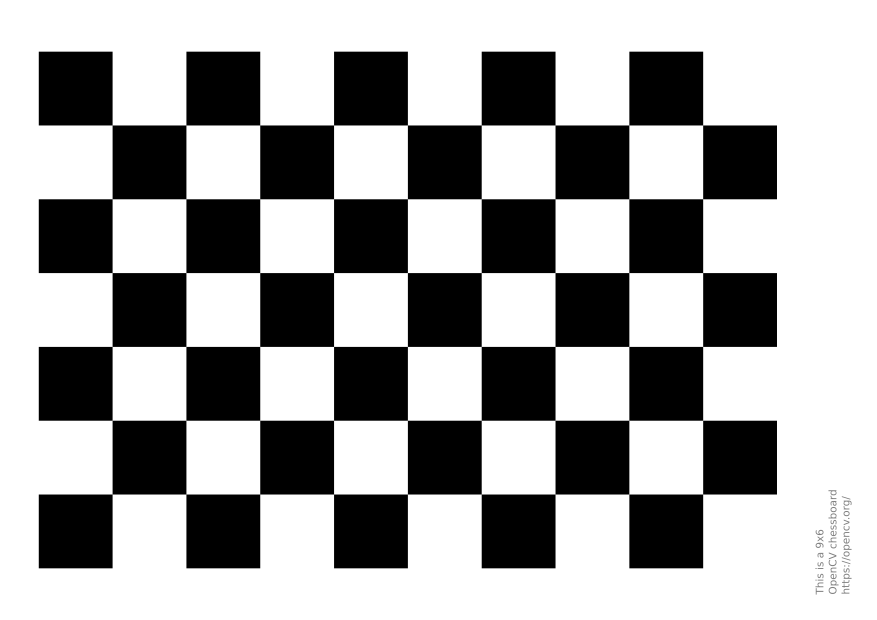
#> input picture pics/chessboard.png, 1754 x 1240 px (shown at 1/2 size)
$ python bitwise_operators.py
#> lines starting #> are read from the running program, lines starting #| are printed output that depends on the picture; after the words box and inside, x2 and y2 are one past the last pixel; in counts of white or black regions, pixels touching at a corner belong together
import numpy as np
import cv2

img1 = np.zeros((250,500,3), np.uint8)
img1 = img = cv2.rectangle(img1, (200, 0), (300,100), (255,255,255), -1)

img2 = cv2.imread("pics/chessboard.png")
#> img2 is the input picture: shape (1240, 1754, 3); min 0, max 255, mean 165.4
img2 = cv2.resize(img2, (500, 250))
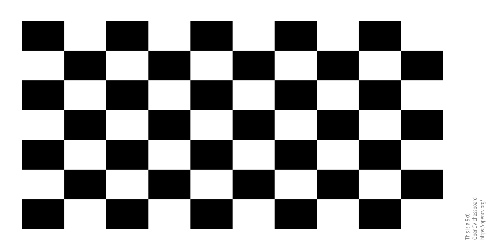
#> img2: shape (250, 500, 3); min 0, max 255, mean 165.5

bitAnd = cv2.bitwise_and(img2,img1)
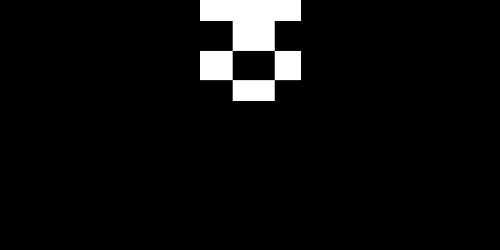
#> bitAnd: shape (250, 500, 3); min 0, max 255, mean 12.2


cv2.imshow('img1', img1)
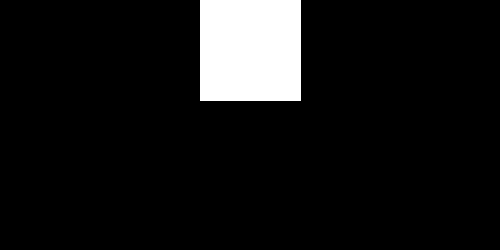
#> window 'img1': shape (250, 500, 3); 8.2% white; 1 white region, box (x1, y1, x2, y2) and area: (200, 0, 301, 101) 10201
cv2.imshow('img2', img2)

cv2.imshow('bitAnd', bitAnd)

cv2.waitKey(0)
cv2.destroyAllWindows()

$ run again, with pics/shapes.png copied over pics/chessboard.png
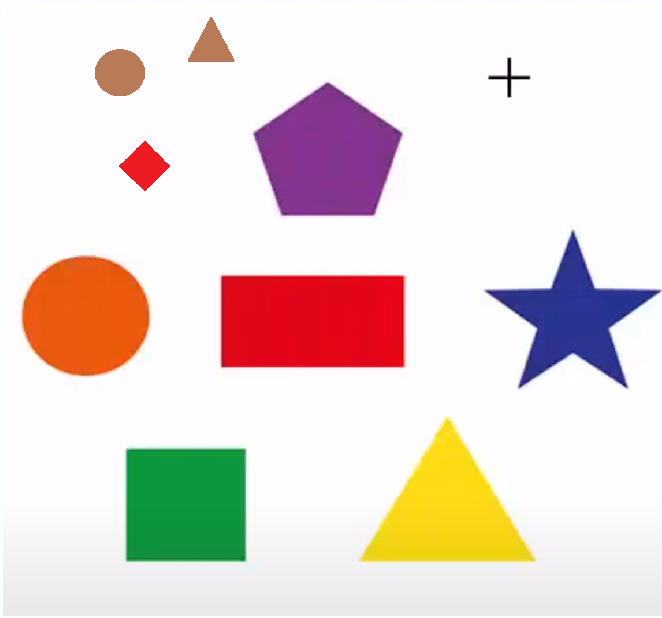
#> input picture pics/shapes.png, 662 x 618 px
#> img2 is the input picture: shape (618, 662, 3); mean B, G, R 214, 218.1, 232.9
#> `img2 = cv2.resize(img2, (500, 250))`:
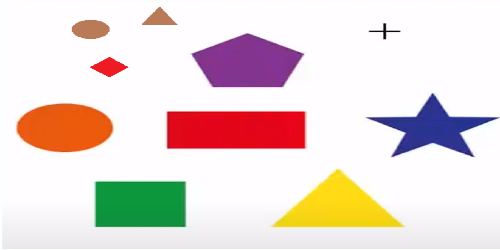
#> img2: shape (250, 500, 3); mean B, G, R 214, 218.1, 232.9
#> `bitAnd = cv2.bitwise_and(img2,img1)`:
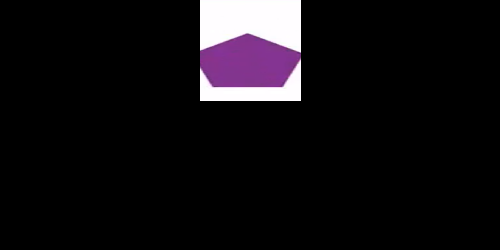
#> bitAnd: shape (250, 500, 3); mean B, G, R 17, 14, 16.7

$ run again, with pics/smarties.png copied over pics/chessboard.png
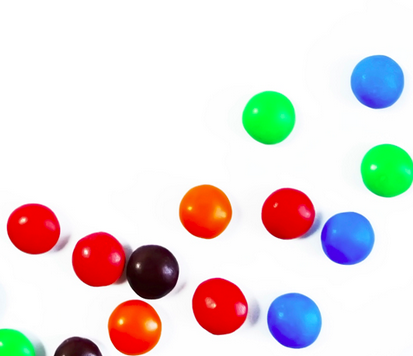
#> input picture pics/smarties.png, 413 x 356 px
#> img2 is the input picture: shape (356, 413, 3); mean B, G, R 219.1, 220.4, 228.9
#> `img2 = cv2.resize(img2, (500, 250))`:
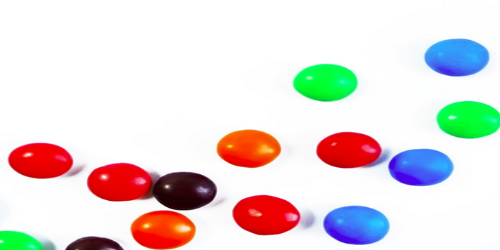
#> img2: shape (250, 500, 3); mean B, G, R 219.1, 220.3, 228.9
